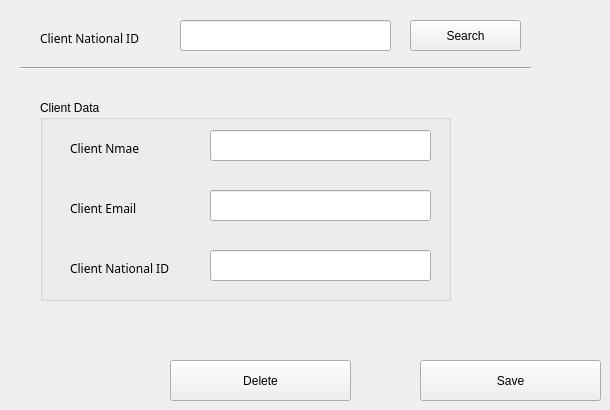
      <widget class="QWidget" name="tab_14">
       <attribute name="title">
        <string>Edit/Delete Client</string>
       </attribute>
       <widget class="QPushButton" name="pushButton_save_client">
        <property name="geometry">
         <rect>
          <x>420</x>
          <y>360</y>
          <width>181</width>
          <height>41</height>
         </rect>
        </property>
        <property name="text">
         <string>Save</string>
        </property>
       </widget>
       <widget class="QGroupBox" name="groupBox_5">
        <property name="geometry">
         <rect>
          <x>40</x>
          <y>100</y>
          <width>411</width>
          <height>201</height>
         </rect>
        </property>
        <property name="title">
         <string>Client Data </string>
        </property>
        <widget class="QLabel" name="label_42">
         <property name="geometry">
          <rect>
           <x>30</x>
           <y>100</y>
           <width>101</width>
           <height>16</height>
          </rect>
         </property>
         <property name="font">
          <font>
           <family>Abyssinica SIL</family>
          </font>
         </property>
         <property name="text">
          <string>Client Email</string>
         </property>
        </widget>
        <widget class="QLineEdit" name="lineEdit_client_id">
         <property name="geometry">
          <rect>
           <x>170</x>
           <y>150</y>
           <width>221</width>
           <height>31</height>
          </rect>
         </property>
        </widget>
        <widget class="QLineEdit" name="lineEdit_client_name">
         <property name="geometry">
          <rect>
           <x>170</x>
           <y>30</y>
           <width>221</width>
           <height>31</height>
          </rect>
         </property>
        </widget>
        <widget class="QLabel" name="label_43">
         <property name="geometry">
          <rect>
           <x>30</x>
           <y>40</y>
           <width>111</width>
           <height>16</height>
          </rect>
         </property>
         <property name="font">
          <font>
           <family>Abyssinica SIL</family>
          </font>
         </property>
         <property name="text">
          <string>Client Nmae</string>
         </property>
        </widget>
        <widget class="QLineEdit" name="lineEdit_client_email">
         <property name="geometry">
          <rect>
           <x>170</x>
           <y>90</y>
           <width>221</width>
           <height>31</height>
          </rect>
         </property>
        </widget>
        <widget class="QLabel" name="label_44">
         <property name="geometry">
          <rect>
           <x>30</x>
           <y>160</y>
           <width>131</width>
           <height>16</height>
          </rect>
         </property>
         <property name="font">
          <font>
           <family>Abyssinica SIL</family>
          </font>
         </property>
         <property name="text">
          <string>Client National ID</string>
         </property>
        </widget>
       </widget>
       <widget class="QPushButton" name="pushButton_client_dalete">
        <property name="geometry">
         <rect>
          <x>170</x>
          <y>360</y>
          <width>181</width>
          <height>41</height>
         </rect>
        </property>
        <property name="text">
         <string>Delete</string>
        </property>
       </widget>
       <widget class="QPushButton" name="pushButton_search_client">
        <property name="geometry">
         <rect>
          <x>410</x>
          <y>20</y>
          <width>111</width>
          <height>31</height>
         </rect>
        </property>
        <property name="text">
         <string>Search</string>
        </property>
       </widget>
       <widget class="QLineEdit" name="lineEdit_search_client">
        <property name="geometry">
         <rect>
          <x>180</x>
          <y>20</y>
          <width>211</width>
          <height>31</height>
         </rect>
        </property>
       </widget>
       <widget class="QLabel" name="label_38">
        <property name="geometry">
         <rect>
          <x>40</x>
          <y>30</y>
          <width>131</width>
          <height>16</height>
         </rect>
        </property>
        <property name="font">
         <font>
          <family>Abyssinica SIL</family>
         </font>
        </property>
        <property name="text">
         <string>Client National ID</string>
        </property>
       </widget>
       <widget class="Line" name="line_2">
        <property name="geometry">
         <rect>
          <x>20</x>
          <y>60</y>
          <width>511</width>
          <height>16</height>
         </rect>
        </property>
        <property name="orientation">
         <enum>Qt::Horizontal</enum>
        </property>
       </widget>
      </widget>
